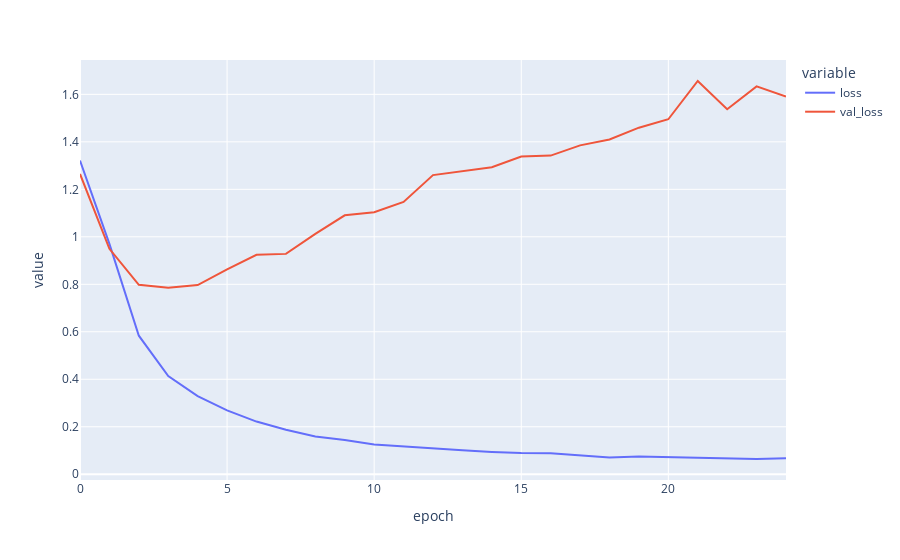

The code cell stored with this chart in its notebook:
### Code cell
# Answer here
import plotly.express as px
fig = px.line(training_log, x='epoch', y=['loss', 'val_loss'])
fig.show()

### Figure 1 — Plotly figure (JSON) as saved in the notebook; plotly's stock layout.template omitted (floating-point values rounded to 4 significant figures)
{"data": [{"hovertemplate": "variable=loss<br>epoch=%{x}<br>value=%{y}<extra></extra>", "legendgroup": "loss", "line": {"color": "#636efa", "dash": "solid"}, "marker": {"symbol": "circle"}, "mode": "lines", "name": "loss", "orientation": "v", "showlegend": true, "type": "scatter", "x": [0, 1, 2, 3, 4, 5, 6, 7, 8, 9, 10, 11, 12, 13, 14, 15, 16, 17, 18, 19, 20, 21, 22, 23, 24], "xaxis": "x", "y": [1.321, 0.9702, 0.5835, 0.4136, 0.3288, 0.2692, 0.2219, 0.1875, 0.1591, 0.1443, 0.1256, 0.1164, 0.1075, 0.1009, 0.09385, 0.08898, 0.08862, 0.08086, 0.07072, 0.07431, 0.07193, 0.07131, 0.06696, 0.06419, 0.06739], "yaxis": "y"}, {"hovertemplate": "variable=val_loss<br>epoch=%{x}<br>value=%{y}<extra></extra>", "legendgroup": "val_loss", "line": {"color": "#EF553B", "dash": "solid"}, "marker": {"symbol": "circle"}, "mode": "lines", "name": "val_loss", "orientation": "v", "showlegend": true, "type": "scatter", "x": [0, 1, 2, 3, 4, 5, 6, 7, 8, 9, 10, 11, 12, 13, 14, 15, 16, 17, 18, 19, 20, 21, 22, 23, 24], "xaxis": "x", "y": [1.265, 0.9496, 0.7977, 0.7856, 0.797, 0.8626, 0.9241, 0.9281, 1.012, 1.091, 1.104, 1.147, 1.26, 1.276, 1.293, 1.338, 1.342, 1.385, 1.41, 1.46, 1.495, 1.656, 1.538, 1.634, 1.591], "yaxis": "y"}], "layout": {"legend": {"title": {"text": "variable"}, "tracegroupgap": 0}, "margin": {"t": 60}, "xaxis": {"anchor": "y", "domain": [0, 1], "title": {"text": "epoch"}}, "yaxis": {"anchor": "x", "domain": [0, 1], "title": {"text": "value"}}}}
